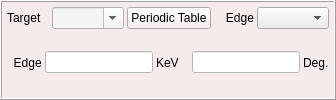
       <widget class="QFrame" name="frame_4">
        <property name="sizePolicy">
         <sizepolicy hsizetype="Preferred" vsizetype="Preferred">
          <horstretch>1</horstretch>
          <verstretch>0</verstretch>
         </sizepolicy>
        </property>
        <property name="styleSheet">
         <string notr="true">background-color: rgb(245, 235, 235);</string>
        </property>
        <property name="frameShape">
         <enum>QFrame::Box</enum>
        </property>
        <property name="frameShadow">
         <enum>QFrame::Raised</enum>
        </property>
        <layout class="QGridLayout" name="gridLayout_3">
         <property name="leftMargin">
          <number>5</number>
         </property>
         <property name="topMargin">
          <number>5</number>
         </property>
         <property name="rightMargin">
          <number>5</number>
         </property>
         <property name="bottomMargin">
          <number>5</number>
         </property>
         <property name="spacing">
          <number>3</number>
         </property>
         <item row="0" column="1">
          <widget class="QComboBox" name="SelectTA">
           <property name="maximumSize">
            <size>
             <width>100000</width>
             <height>16777215</height>
            </size>
           </property>
           <property name="toolTip">
            <string>Select an Atom</string>
           </property>
           <property name="whatsThis">
            <string>Select a Target Atom</string>
           </property>
           <property name="styleSheet">
            <string notr="true">background-color: rgb(245, 245, 245);</string>
           </property>
           <property name="editable">
            <bool>true</bool>
           </property>
          </widget>
         </item>
         <item row="0" column="2">
          <widget class="QPushButton" name="ShowPT">
           <property name="maximumSize">
            <size>
             <width>10000</width>
             <height>10000</height>
            </size>
           </property>
           <property name="styleSheet">
            <string notr="true"/>
           </property>
           <property name="text">
            <string>Periodic Table</string>
           </property>
          </widget>
         </item>
         <item row="0" column="0">
          <widget class="QLabel" name="Select1">
           <property name="maximumSize">
            <size>
             <width>50</width>
             <height>16777215</height>
            </size>
           </property>
           <property name="text">
            <string>Target</string>
           </property>
          </widget>
         </item>
         <item row="0" column="3">
          <widget class="QLabel" name="label_48">
           <property name="maximumSize">
            <size>
             <width>40</width>
             <height>16777215</height>
            </size>
           </property>
           <property name="text">
            <string>Edge</string>
           </property>
           <property name="alignment">
            <set>Qt::AlignRight|Qt::AlignTrailing|Qt::AlignVCenter</set>
           </property>
          </widget>
         </item>
         <item row="0" column="4">
          <widget class="QComboBox" name="SelectTE">
           <property name="maximumSize">
            <size>
             <width>10000</width>
             <height>16777215</height>
            </size>
           </property>
           <property name="toolTip">
            <string>Select an absorption edge</string>
           </property>
           <property name="styleSheet">
            <string notr="true">background-color: rgb(235, 235, 235);</string>
           </property>
          </widget>
         </item>
         <item row="1" column="0" colspan="5">
          <layout class="QHBoxLayout" name="horizontalLayout_5">
           <item>
            <widget class="QLabel" name="label_3">
             <property name="text">
              <string>  Edge</string>
             </property>
            </widget>
           </item>
           <item>
            <widget class="QLineEdit" name="ManTEkeV">
             <property name="sizePolicy">
              <sizepolicy hsizetype="Expanding" vsizetype="Fixed">
               <horstretch>1</horstretch>
               <verstretch>0</verstretch>
              </sizepolicy>
             </property>
             <property name="minimumSize">
              <size>
               <width>70</width>
               <height>0</height>
              </size>
             </property>
             <property name="styleSheet">
              <string notr="true">background-color: rgb(255, 255, 255);</string>
             </property>
            </widget>
           </item>
           <item>
            <widget class="QLabel" name="label_15">
             <property name="text">
              <string>KeV   </string>
             </property>
            </widget>
           </item>
           <item>
            <widget class="QLineEdit" name="ManTEdeg">
             <property name="sizePolicy">
              <sizepolicy hsizetype="Expanding" vsizetype="Fixed">
               <horstretch>1</horstretch>
               <verstretch>0</verstretch>
              </sizepolicy>
             </property>
             <property name="minimumSize">
              <size>
               <width>70</width>
               <height>0</height>
              </size>
             </property>
             <property name="styleSheet">
              <string notr="true">background-color: rgb(255, 255, 255);</string>
             </property>
            </widget>
           </item>
           <item>
            <widget class="QLabel" name="label_13">
             <property name="text">
              <string>Deg.</string>
             </property>
            </widget>
           </item>
          </layout>
         </item>
        </layout>
       </widget>
